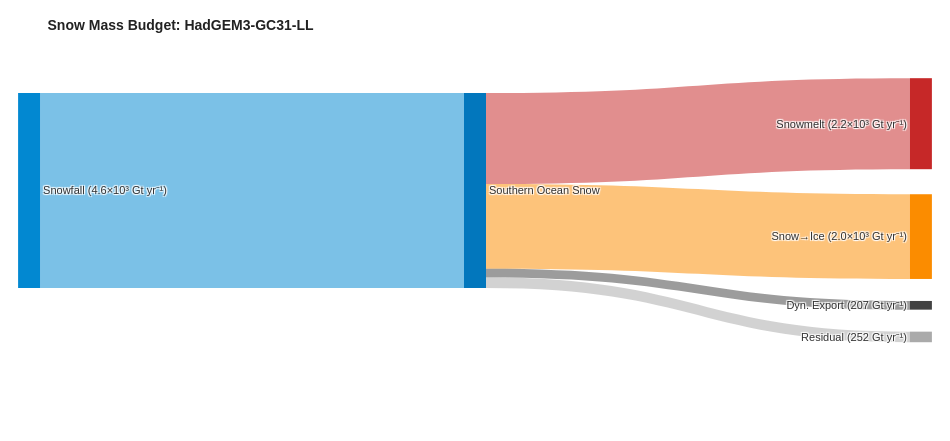
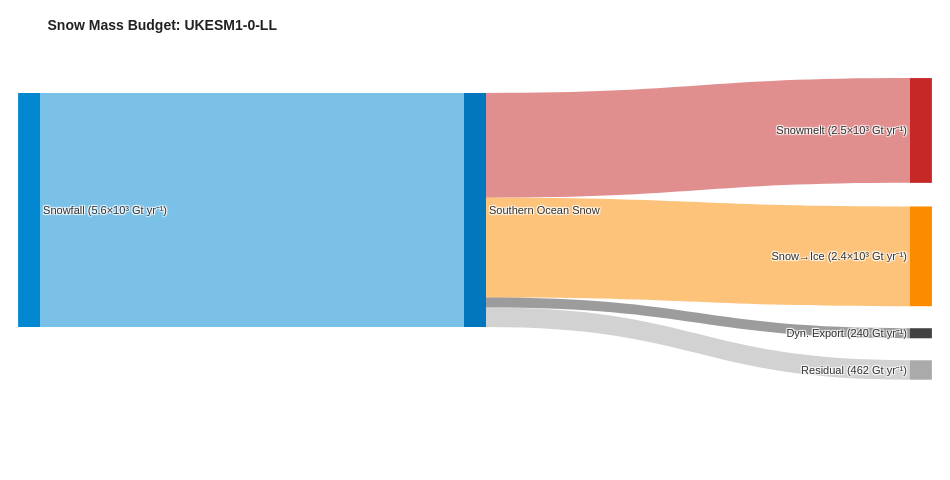
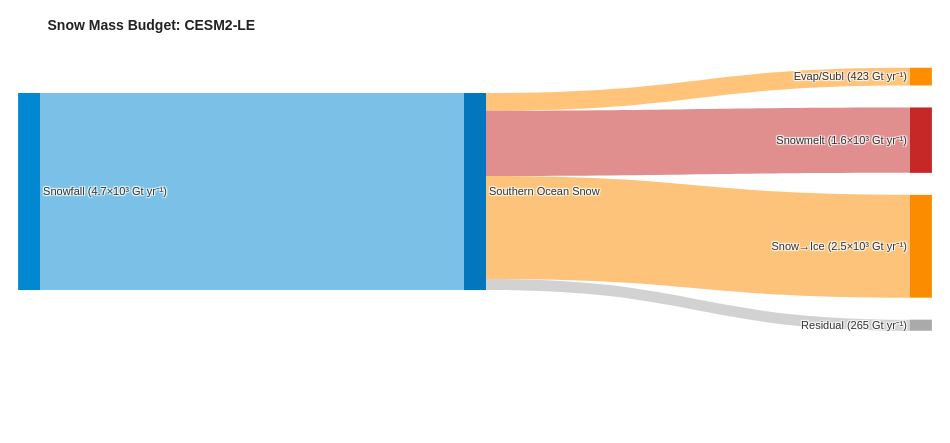
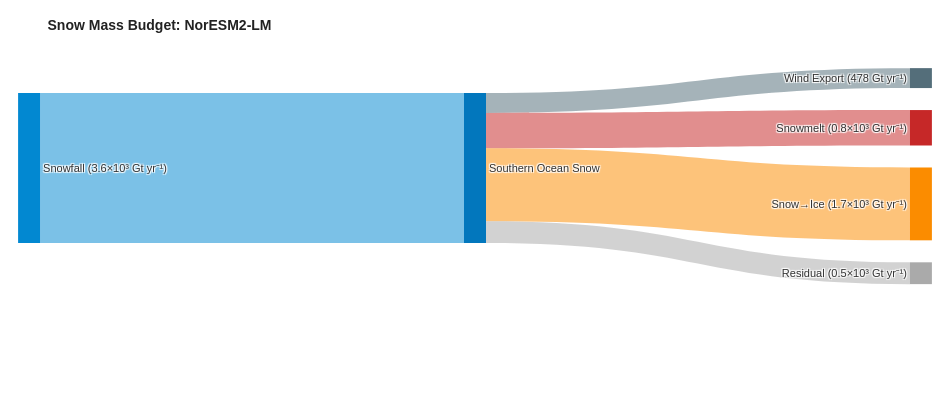

Notebook code cell kept with these figures, in order:
### Code cell
# ── Plotly Sankey: snow mass budget ───────────────────────────────────────────
for _model in SANKEY_MODELS + [None]:
    skip = ['ACCESS-CM2']
    if _model in skip:
        continue
    fig = make_snow_sankey_plotly({k: drop_sel(da,skip) for k, da in snow_budget_SH.items()}, model=_model,
                                 res_label="Southern Ocean Snow", scale_ref=SNOW_SANKEY_SCALE_REF)
    label = _model if _model is not None else "MME"
    fig.write_image(f"figures/snow_sankey_SO_{label}.png", scale=3.125)
    fig.write_image(f"figures/snow_sankey_SO_{label}.pdf")
    #fig.write_image(f"figures/snow_sankey_SO_{label}.svg")
    fig.show()

### Figure 1 — Plotly figure (JSON) as saved in the notebook; plotly's stock layout.template omitted (floating-point values rounded to 4 significant figures)
{"data": [{"arrangement": "snap", "link": {"color": ["rgba(2,136,209,0.52)", "rgba(198,40,40,0.52)", "rgba(251,140,0,0.52)", "rgba(66,66,66,0.52)", "rgba(170,170,170,0.52)"], "customdata": ["4,648 Gt yr⁻¹", "2,170 Gt yr⁻¹", "2,020 Gt yr⁻¹", "207 Gt yr⁻¹", "252 Gt yr⁻¹"], "hovertemplate": "%{customdata}<extra></extra>", "source": [0, 1, 1, 1, 1], "target": [1, 2, 3, 4, 5], "value": [4648.0, 2170.0, 2020.0, 207.2, 251.9]}, "node": {"color": ["#0288D1", "#0277BD", "#C62828", "#FB8C00", "#424242", "#aaaaaa"], "hovertemplate": "%{label}<extra></extra>", "label": ["Snowfall (4.6×10³ Gt yr⁻¹)", "Southern Ocean Snow", "Snowmelt (2.2×10³ Gt yr⁻¹)", "Snow→Ice (2.0×10³ Gt yr⁻¹)", "Dyn. Export (207 Gt yr⁻¹)", "Residual (252 Gt yr⁻¹)"], "line": {"color": "white", "width": 0}, "pad": 22, "thickness": 22, "x": [0.01, 0.5, 0.99, 0.99, 0.99, 0.99], "y": [0.5, 0.5, 0.244, 0.6766, 0.9066, 0.954]}, "type": "sankey"}], "layout": {"font": {"color": "#333333", "family": "Arial, sans-serif", "size": 11}, "height": 441.1, "margin": {"b": 120, "l": 20, "r": 20, "t": 60}, "paper_bgcolor": "white", "title": {"font": {"color": "#222222", "size": 14}, "text": "<b>Snow Mass Budget: HadGEM3-GC31-LL</b>"}, "width": 950}}

### Figure 2 — Plotly figure (JSON) as saved in the notebook; plotly's stock layout.template omitted (floating-point values rounded to 4 significant figures)
{"data": [{"arrangement": "snap", "link": {"color": ["rgba(2,136,209,0.52)", "rgba(198,40,40,0.52)", "rgba(251,140,0,0.52)", "rgba(66,66,66,0.52)", "rgba(170,170,170,0.52)"], "customdata": ["5,576 Gt yr⁻¹", "2,497 Gt yr⁻¹", "2,377 Gt yr⁻¹", "240 Gt yr⁻¹", "462 Gt yr⁻¹"], "hovertemplate": "%{customdata}<extra></extra>", "source": [0, 1, 1, 1, 1], "target": [1, 2, 3, 4, 5], "value": [5576.0, 2497.0, 2377.0, 240.1, 462.2]}, "node": {"color": ["#0288D1", "#0277BD", "#C62828", "#FB8C00", "#424242", "#aaaaaa"], "hovertemplate": "%{label}<extra></extra>", "label": ["Snowfall (5.6×10³ Gt yr⁻¹)", "Southern Ocean Snow", "Snowmelt (2.5×10³ Gt yr⁻¹)", "Snow→Ice (2.4×10³ Gt yr⁻¹)", "Dyn. Export (240 Gt yr⁻¹)", "Residual (462 Gt yr⁻¹)"], "line": {"color": "white", "width": 0}, "pad": 22, "thickness": 22, "x": [0.01, 0.5, 0.99, 0.99, 0.99, 0.99], "y": [0.5, 0.5, 0.2349, 0.6545, 0.8798, 0.9402]}, "type": "sankey"}], "layout": {"font": {"color": "#333333", "family": "Arial, sans-serif", "size": 11}, "height": 480, "margin": {"b": 120, "l": 20, "r": 20, "t": 60}, "paper_bgcolor": "white", "title": {"font": {"color": "#222222", "size": 14}, "text": "<b>Snow Mass Budget: UKESM1-0-LL</b>"}, "width": 950}}

### Figure 3 — Plotly figure (JSON) as saved in the notebook; plotly's stock layout.template omitted (floating-point values rounded to 4 significant figures)
{"data": [{"arrangement": "snap", "link": {"color": ["rgba(2,136,209,0.52)", "rgba(255,143,0,0.52)", "rgba(198,40,40,0.52)", "rgba(251,140,0,0.52)", "rgba(170,170,170,0.52)"], "customdata": ["4,712 Gt yr⁻¹", "423 Gt yr⁻¹", "1,565 Gt yr⁻¹", "2,459 Gt yr⁻¹", "265 Gt yr⁻¹"], "hovertemplate": "%{customdata}<extra></extra>", "source": [0, 1, 1, 1, 1], "target": [1, 2, 3, 4, 5], "value": [4712.0, 423.5, 1565.0, 2459.0, 265.3]}, "node": {"color": ["#0288D1", "#0277BD", "#FF8F00", "#C62828", "#FB8C00", "#aaaaaa"], "hovertemplate": "%{label}<extra></extra>", "label": ["Snowfall (4.7×10³ Gt yr⁻¹)", "Southern Ocean Snow", "Evap/Subl (423 Gt yr⁻¹)", "Snowmelt (1.6×10³ Gt yr⁻¹)", "Snow→Ice (2.5×10³ Gt yr⁻¹)", "Residual (265 Gt yr⁻¹)"], "line": {"color": "white", "width": 0}, "pad": 22, "thickness": 22, "x": [0.01, 0.5, 0.99, 0.99, 0.99, 0.99], "y": [0.5, 0.5, 0.06314, 0.2657, 0.6755, 0.953]}, "type": "sankey"}], "layout": {"font": {"color": "#333333", "family": "Arial, sans-serif", "size": 11}, "height": 443.8, "margin": {"b": 120, "l": 20, "r": 20, "t": 60}, "paper_bgcolor": "white", "title": {"font": {"color": "#222222", "size": 14}, "text": "<b>Snow Mass Budget: CESM2-LE</b>"}, "width": 950}}

### Figure 4 — Plotly figure (JSON) as saved in the notebook; plotly's stock layout.template omitted (floating-point values rounded to 4 significant figures)
{"data": [{"arrangement": "snap", "link": {"color": ["rgba(2,136,209,0.52)", "rgba(84,110,122,0.52)", "rgba(198,40,40,0.52)", "rgba(251,140,0,0.52)", "rgba(170,170,170,0.52)"], "customdata": ["3,595 Gt yr⁻¹", "478 Gt yr⁻¹", "849 Gt yr⁻¹", "1,746 Gt yr⁻¹", "523 Gt yr⁻¹"], "hovertemplate": "%{customdata}<extra></extra>", "source": [0, 1, 1, 1, 1], "target": [1, 2, 3, 4, 5], "value": [3595.0, 477.7, 849.2, 1746.0, 522.8]}, "node": {"color": ["#0288D1", "#0277BD", "#546E7A", "#C62828", "#FB8C00", "#aaaaaa"], "hovertemplate": "%{label}<extra></extra>", "label": ["Snowfall (3.6×10³ Gt yr⁻¹)", "Southern Ocean Snow", "Wind Export (478 Gt yr⁻¹)", "Snowmelt (0.8×10³ Gt yr⁻¹)", "Snow→Ice (1.7×10³ Gt yr⁻¹)", "Residual (0.5×10³ Gt yr⁻¹)"], "line": {"color": "white", "width": 0}, "pad": 22, "thickness": 22, "x": [0.01, 0.5, 0.99, 0.99, 0.99, 0.99], "y": [0.5, 0.5, 0.08378, 0.2609, 0.6074, 0.9102]}, "type": "sankey"}], "layout": {"font": {"color": "#333333", "family": "Arial, sans-serif", "size": 11}, "height": 396.9, "margin": {"b": 120, "l": 20, "r": 20, "t": 60}, "paper_bgcolor": "white", "title": {"font": {"color": "#222222", "size": 14}, "text": "<b>Snow Mass Budget: NorESM2-LM</b>"}, "width": 950}}
